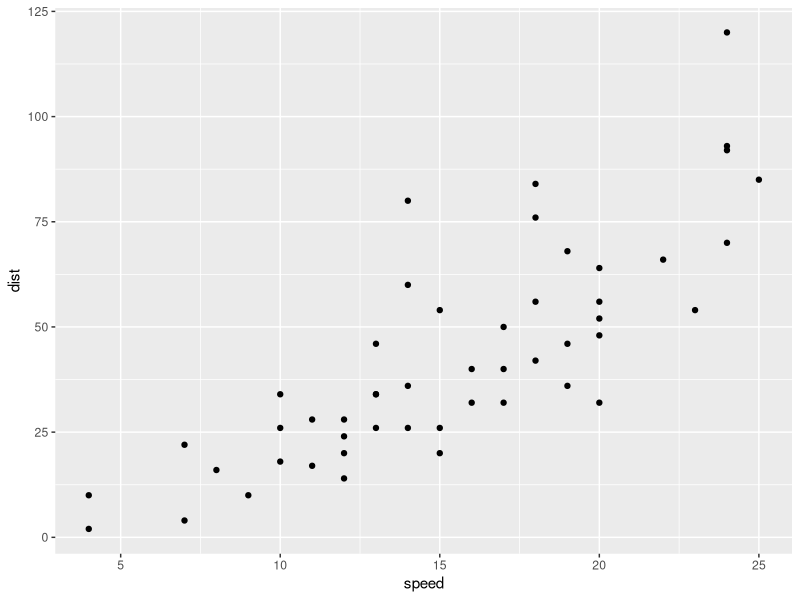
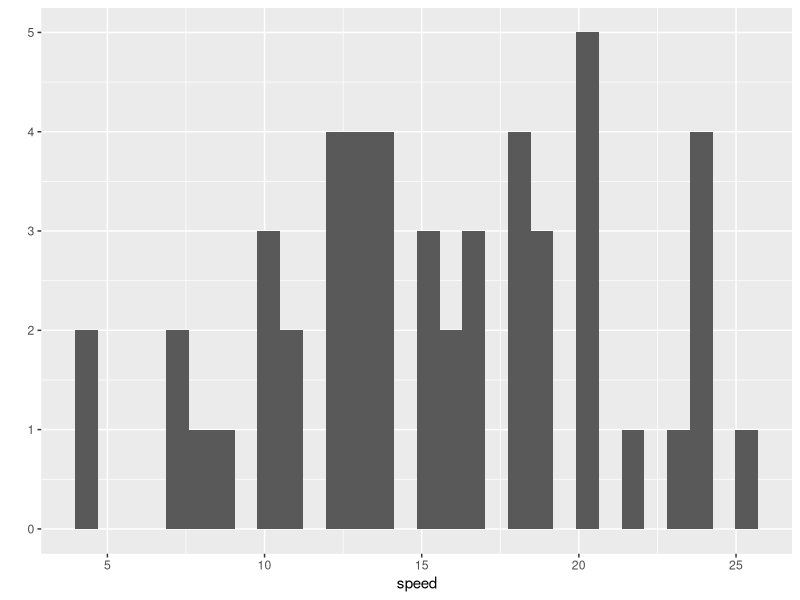
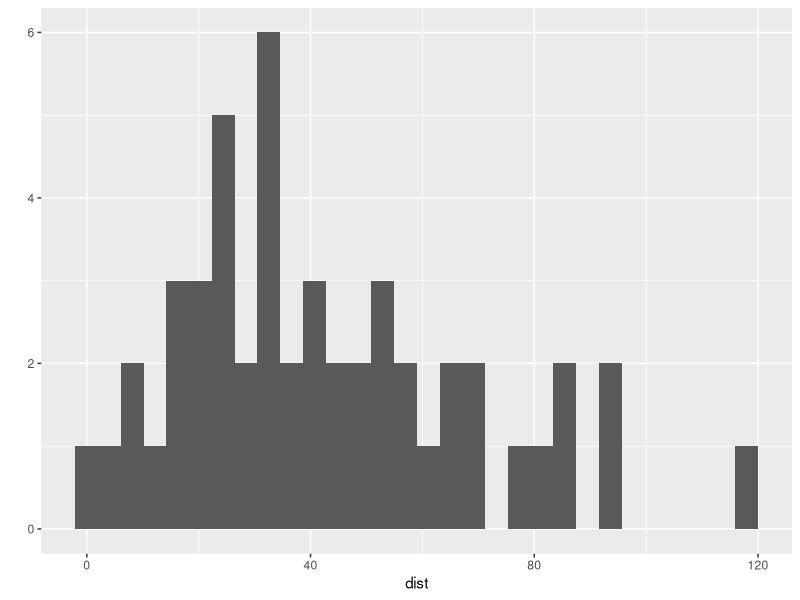

Reproduce these figures in R, in order.
## ---- chunk 1
head (cars)
## ---- chunk 2
library(ggplot2)
qplot (speed, dist, data = cars)
## ---- chunk 3
library(ggplot2)
qplot (speed, data = cars)
## ---- chunk 4
library(ggplot2)
qplot (dist, data = cars)
